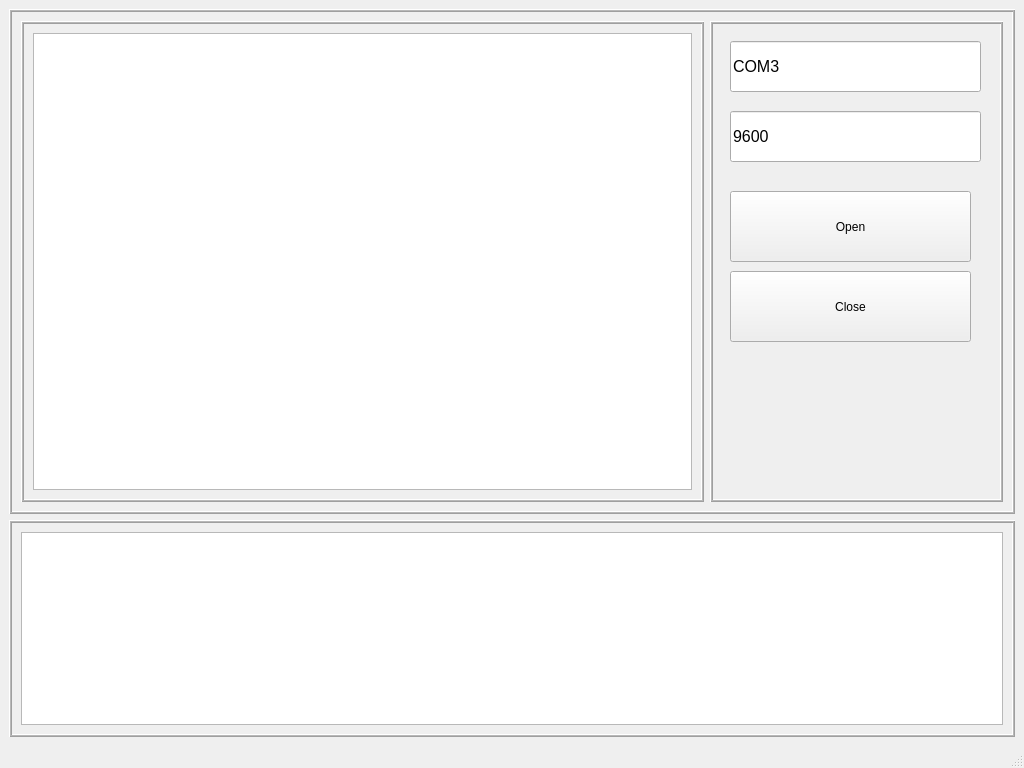
<?xml version="1.0" encoding="UTF-8"?>
<ui version="4.0">
 <class>MainWindow</class>
 <widget class="QMainWindow" name="MainWindow">
  <property name="geometry">
   <rect>
    <x>0</x>
    <y>0</y>
    <width>1024</width>
    <height>768</height>
   </rect>
  </property>
  <property name="windowTitle">
   <string>MainWindow</string>
  </property>
  <widget class="QWidget" name="centralwidget">
   <layout class="QVBoxLayout" name="verticalLayout" stretch="70,30">
    <item>
     <widget class="QFrame" name="frame">
      <property name="styleSheet">
       <string notr="true">border-color: rgb(255, 170, 0);</string>
      </property>
      <property name="frameShape">
       <enum>QFrame::Box</enum>
      </property>
      <property name="frameShadow">
       <enum>QFrame::Raised</enum>
      </property>
      <property name="midLineWidth">
       <number>1</number>
      </property>
      <layout class="QHBoxLayout" name="horizontalLayout" stretch="70,30">
       <item>
        <widget class="QFrame" name="frame_3">
         <property name="styleSheet">
          <string notr="true">border-color: rgb(255, 170, 0);</string>
         </property>
         <property name="frameShape">
          <enum>QFrame::Box</enum>
         </property>
         <property name="frameShadow">
          <enum>QFrame::Raised</enum>
         </property>
         <property name="midLineWidth">
          <number>1</number>
         </property>
         <layout class="QGridLayout" name="gridLayout">
          <item row="0" column="1">
           <widget class="QTextEdit" name="txt_data"/>
          </item>
         </layout>
        </widget>
       </item>
       <item>
        <widget class="QFrame" name="frame_4">
         <property name="styleSheet">
          <string notr="true">border-color: rgb(255, 170, 0);</string>
         </property>
         <property name="frameShape">
          <enum>QFrame::Box</enum>
         </property>
         <property name="frameShadow">
          <enum>QFrame::Raised</enum>
         </property>
         <property name="midLineWidth">
          <number>1</number>
         </property>
         <widget class="QLineEdit" name="port">
          <property name="geometry">
           <rect>
            <x>20</x>
            <y>20</y>
            <width>251</width>
            <height>51</height>
           </rect>
          </property>
          <property name="font">
           <font>
            <pointsize>12</pointsize>
           </font>
          </property>
          <property name="text">
           <string>COM3</string>
          </property>
         </widget>
         <widget class="QLineEdit" name="baud">
          <property name="geometry">
           <rect>
            <x>20</x>
            <y>90</y>
            <width>251</width>
            <height>51</height>
           </rect>
          </property>
          <property name="font">
           <font>
            <pointsize>12</pointsize>
           </font>
          </property>
          <property name="text">
           <string>9600</string>
          </property>
         </widget>
         <widget class="QPushButton" name="btn_open">
          <property name="geometry">
           <rect>
            <x>20</x>
            <y>170</y>
            <width>241</width>
            <height>71</height>
           </rect>
          </property>
          <property name="text">
           <string>Open</string>
          </property>
         </widget>
         <widget class="QPushButton" name="btn_close">
          <property name="geometry">
           <rect>
            <x>20</x>
            <y>250</y>
            <width>241</width>
            <height>71</height>
           </rect>
          </property>
          <property name="text">
           <string>Close</string>
          </property>
         </widget>
        </widget>
       </item>
      </layout>
     </widget>
    </item>
    <item>
     <widget class="QFrame" name="frame_2">
      <property name="styleSheet">
       <string notr="true">border-color: rgb(255, 170, 0);</string>
      </property>
      <property name="frameShape">
       <enum>QFrame::Box</enum>
      </property>
      <property name="frameShadow">
       <enum>QFrame::Raised</enum>
      </property>
      <property name="midLineWidth">
       <number>1</number>
      </property>
      <layout class="QGridLayout" name="gridLayout_2">
       <item row="0" column="0">
        <widget class="QTextEdit" name="txt_log"/>
       </item>
      </layout>
     </widget>
    </item>
   </layout>
  </widget>
  <widget class="QMenuBar" name="menubar">
   <property name="geometry">
    <rect>
     <x>0</x>
     <y>0</y>
     <width>1024</width>
     <height>26</height>
    </rect>
   </property>
  </widget>
  <widget class="QStatusBar" name="statusbar"/>
 </widget>
 <resources/>
 <connections/>
</ui>
